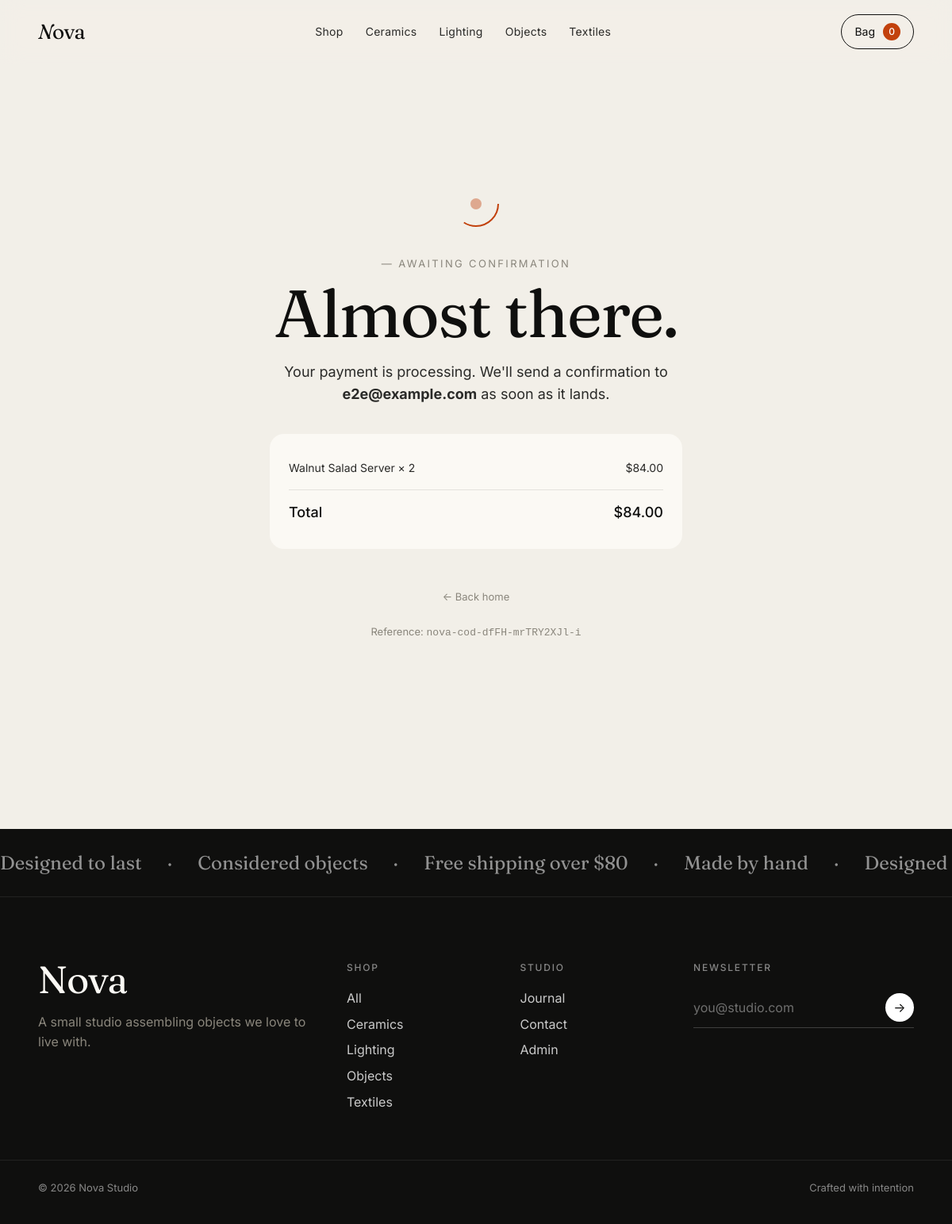
The page /pay/chapa/return/nova-cod-dfFH-mrTRY2XJl-i/ on the database its author committed.
### shop/models.py (models this page shows, shortened)
class Category(models.Model):
    name = models.CharField(max_length=80, unique=True)
    slug = models.SlugField(max_length=90, unique=True, blank=True)
    class Meta:
        ordering = ['name']
        verbose_name_plural = 'Categories'

class Order(models.Model):
    STATUS = [
        ('pending', 'Pending payment'),
        ('paid', 'Paid'),
        ('shipped', 'Shipped'),
        ('failed', 'Failed'),
        ('refunded', 'Refunded'),
    ]
    METHOD = [
        ('chapa', 'Chapa (Ethiopia)'),
        ('crypto', 'Crypto'),
        ('cod', 'Cash on delivery'),
    ]
    full_name = models.CharField(max_length=120)
    email = models.EmailField()
    address = models.CharField(max_length=240)
    city = models.CharField(max_length=80)
    postal_code = models.CharField(max_length=20, blank=True)
    country = models.CharField(max_length=80)
    note = models.TextField(blank=True)
    total = models.DecimalField(max_digits=10, decimal_places=2, default=0)
    status = models.CharField(max_length=12, choices=STATUS, default='pending')
    payment_method = models.CharField(max_length=16, choices=METHOD, default='cod')
    tx_ref = models.CharField(max_length=64, unique=True, blank=True,
                              help_text='Unique reference shared with the payment gateway.')
    payment_url = models.URLField(max_length=600, blank=True,
                                  help_text='Gateway checkout URL while pending.')
    paid_at = models.DateTimeField(null=True, blank=True)
    payment_meta = models.JSONField(default=dict, blank=True,
                                    help_text='Raw verification payload from the gateway.')
    created = models.DateTimeField(auto_now_add=True)
    class Meta:
        ordering = ['-created']

class OrderItem(models.Model):
    order = models.ForeignKey(Order, on_delete=models.CASCADE, related_name='items')
    product = models.ForeignKey(Product, on_delete=models.SET_NULL, null=True)
    product_name = models.CharField(max_length=160)
    price = models.DecimalField(max_digits=9, decimal_places=2)
    quantity = models.PositiveIntegerField(default=1)
    @property
    def line_total(self):
        return self.price * self.quantity

### shop/views.py (the view)
# urls.py: path('pay/chapa/return/<str:tx_ref>/', views.chapa_return, name='chapa_return'),
def chapa_return(request, tx_ref):
    order = get_object_or_404(Order, tx_ref=tx_ref)
    if order.status != 'paid':
        try:
            data = payments.Chapa.verify(tx_ref)
            _mark_paid_if_success(order, 'chapa', data, status=(data.get('data') or {}).get('status'))
        except payments.PaymentError as e:
            log.warning('Chapa verify on return failed: %s', e)
    if order.status == 'paid':
        return redirect('shop:order_success', order_id=order.id)
    return render(request, 'shop/payment_pending.html', {'order': order})

### shop/cart.py (called while the page is built)
    def __len__(self):
        return sum(item['quantity'] for item in self.cart.values())

    @property
    def subtotal(self):
        return sum(Decimal(item['price']) * item['quantity'] for item in self.cart.values())

### shop/context_processors.py (called while the page is built)
def cart_info(request):
    cart = Cart(request)
    return {
        'cart_count': len(cart),
        'cart_subtotal': cart.subtotal,
        'nav_categories': Category.objects.all()[:6],
    }

### shop/payments.py (called while the page is built)
    @staticmethod
    def _headers() -> dict:
        if not settings.CHAPA_SECRET_KEY:
            raise PaymentError('CHAPA_SECRET_KEY is not configured.')
        return {
            'Authorization': f'Bearer {settings.CHAPA_SECRET_KEY}',
            'Content-Type': 'application/json',
        }

    @classmethod
    def verify(cls, tx_ref: str) -> dict:
        try:
            resp = requests.get(
                f'{settings.CHAPA_BASE_URL}/transaction/verify/{tx_ref}',
                headers=cls._headers(), timeout=20,
            )
            data = resp.json()
        except (requests.RequestException, ValueError) as e:
            raise PaymentError(f'Chapa verify failed: {e}') from e
        if data.get('status') != 'success':
            raise PaymentError(data.get('message') or 'Chapa verify returned non-success.')
        return data

### templates/shop/payment_pending.html (shortened to what this page needs)
{% extends 'base.html' %}
{% block content %}
<section class="success">
  <div class="pulse-mark reveal">
    <svg viewBox="0 0 64 64" width="64" height="64" fill="none" stroke="currentColor" stroke-width="2">
      <circle cx="32" cy="32" r="28" class="circ-spin"/>
      <circle cx="32" cy="32" r="6" fill="currentColor" opacity=".4"/>
    </svg>
  </div>
  <span class="kicker reveal">— Awaiting confirmation</span>
  <h1 class="display reveal">Almost there.</h1>
  <p class="lede reveal">
    {% if is_crypto %}
      Your crypto transaction needs a few network confirmations. We'll email <strong>{{ order.email }}</strong> the moment it's confirmed — usually within a few minutes.
    {% else %}
      Your payment is processing. We'll send a confirmation to <strong>{{ order.email }}</strong> as soon as it lands.
    {% endif %}
  </p>
  <div class="order-items reveal">
    {% for item in order.items.all %}
      <div class="order-item"><span>{{ item.product_name }} × {{ item.quantity }}</span><span>${{ item.line_total }}</span></div>
    {% endfor %}
    <div class="order-item total"><span>Total</span><span>${{ order.total }}</span></div>
  </div>
  <div class="pending-actions">
    <a href="{% url 'shop:home' %}" class="link-back">← Back home</a>
  </div>
  <p class="muted small">Reference: <code>{{ order.tx_ref }}</code></p>
</section>
{% endblock %}

### templates/base.html (shortened to what this page needs)
{% load static %}<!doctype html>
<html lang="en">
<head>
<link rel="stylesheet" href="{% static 'css/style.css' %}">
</head>
<body>
<header class="nav" id="nav">
  <a href="{% url 'shop:home' %}" class="logo" data-cursor="hover">
    <span class="logo-mark">N</span><span class="logo-word">ova</span>
  </a>
  <nav class="nav-links">
    <a href="{% url 'shop:shop' %}" data-cursor="hover">Shop</a>
    {% for cat in nav_categories %}
      <a href="{% url 'shop:shop_by_category' cat.slug %}" data-cursor="hover">{{ cat.name }}</a>
    {% endfor %}
  </nav>
  <a href="{% url 'shop:cart_detail' %}" class="nav-cart" data-cursor="hover">
    <span>Bag</span>
    <span class="cart-pill" id="cart-pill">{{ cart_count|default:0 }}</span>
  </a>
</header>
<main>
  {% block content %}{% endblock %}
</main>
<footer class="footer">
  <div class="marquee" aria-hidden="true">
    <div class="marquee-track">
      {% for i in "12345"|make_list %}
        <span>Designed to last</span><span>·</span>
        <span>Considered objects</span><span>·</span>
        <span>Free shipping over $80</span><span>·</span>
        <span>Made by hand</span><span>·</span>
      {% endfor %}
    </div>
  </div>
  <div class="footer-grid">
    <div>
      <h3 class="display">Nova</h3>
      <p class="muted">A small studio assembling objects we love to live with.</p>
    </div>
    <div>
      <h4>Shop</h4>
      <ul>
        <li><a href="{% url 'shop:shop' %}">All</a></li>
        {% for cat in nav_categories %}
          <li><a href="{% url 'shop:shop_by_category' cat.slug %}">{{ cat.name }}</a></li>
        {% endfor %}
      </ul>
    </div>
    <div>
      <h4>Studio</h4>
      <ul>
        <li><a href="#">Journal</a></li>
        <li><a href="#">Contact</a></li>
        <li><a href="/admin/">Admin</a></li>
      </ul>
    </div>
    <div>
      <h4>Newsletter</h4>
      <form class="newsletter" onsubmit="event.preventDefault(); this.querySelector('button').textContent='✓ Subscribed';">
        <input type="email" placeholder="you@studio.com" required>
        <button type="submit">→</button>
      </form>
    </div>
  </div>
  <div class="footer-bottom">
    <span>© {{ 2026 }} Nova Studio</span>
    <span>Crafted with intention</span>
  </div>
</footer>
</body>
</html>

### rows shown on the page
Category: name "Ceramics"
Category: name "Lighting"
Category: name "Objects"
Category: name "Textiles"
Order: email "e2e@example.com", total "84.00", tx_ref "nova-cod-dfFH-mrTRY2XJl-i"
OrderItem: product_name "Walnut Salad Server", quantity "2", line_total "84.00"

### other values the page prints
{{ cart_count|default:0 }} "0"
{{ 2026 }} "2026"
